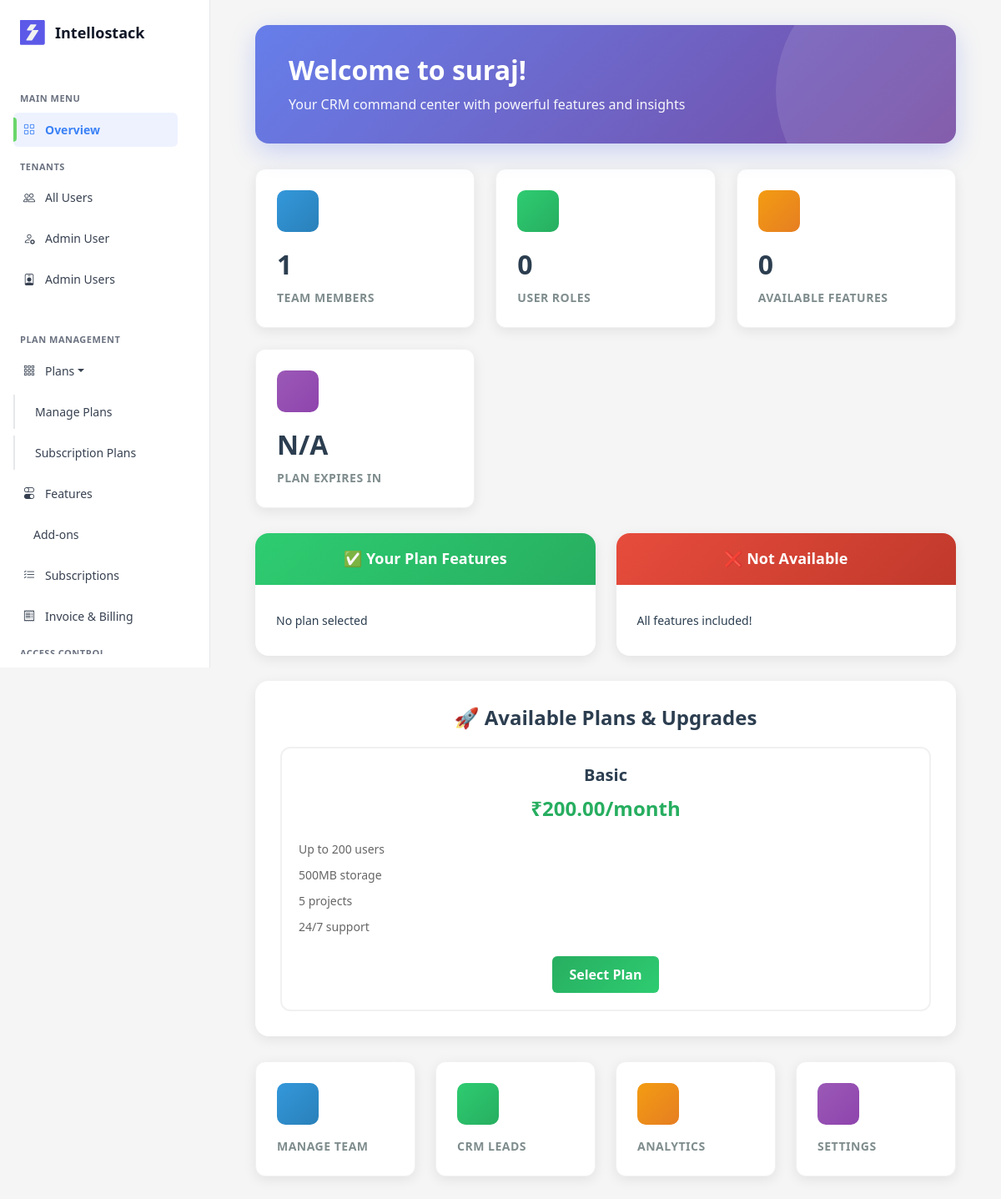
Page /dashboard/ (signed in) on the committed database.
### saas/models/tenant.py (models this page shows, shortened)
class Tenant(models.Model):
    name = models.CharField(max_length=255, help_text="Company Name")
    domain = models.CharField(max_length=255, unique=True, blank=True, help_text="Unique domain for tenant URL (auto-generated from company name)")
    logo = models.ImageField(upload_to='tenant_logos/', blank=True, null=True, help_text="Company Logo")
    contact_email = models.EmailField(blank=True, null=True, help_text="Contact Email Address")
    contact_phone = models.CharField(max_length=15, blank=True, null=True, help_text="Contact Phone Number")
    address = models.TextField(blank=True, null=True, help_text="Company Address")
    status = models.CharField(max_length=10, choices=[('active', 'Active'), ('inactive', 'Inactive')], default='inactive')
    subscription_plan = models.ForeignKey('Plan', on_delete=models.SET_NULL, null=True, blank=True, related_name='tenants')
    allow_email_notifications = models.BooleanField(default=True, help_text="Allow email notifications")
    allow_sms_notifications = models.BooleanField(default=False, help_text="Allow SMS notifications")
    razorpay_payment_id = models.CharField(max_length=100, blank=True, null=True)
    razorpay_order_id = models.CharField(max_length=100, blank=True, null=True)
    subscription_start_date = models.DateTimeField(null=True, blank=True)
    subscription_end_date = models.DateTimeField(null=True, blank=True)
    created_at = models.DateTimeField(auto_now_add=True)
    updated_at = models.DateTimeField(auto_now=True)
    slug = models.SlugField(unique=True, blank=True, null=True)
    class Meta:
        db_table = 'tenants'
        ordering = ['name']

### saas/models/plan.py (models this page shows, shortened)
class Plan(models.Model):
    name = models.CharField(max_length=100, unique=True)
    description = models.TextField(blank=True)
    price_monthly = models.DecimalField(max_digits=10, decimal_places=2)
    price_yearly = models.DecimalField(max_digits=10, decimal_places=2)
    max_users = models.IntegerField()
    max_storage_mb = models.IntegerField()
    max_projects = models.IntegerField()
    status = models.BooleanField(default=True)
    created_at = models.DateTimeField(auto_now_add=True)
    updated_at = models.DateTimeField(auto_now=True)
    class Meta:
        db_table = 'plans'
        ordering = ['price_monthly']

### saas/views/__init__.py (the view)
# urls.py: path('dashboard/', deshboard_view, name='dashboard'),
@login_required(login_url='auth:login')
@never_cache
@ensure_csrf_cookie
def deshboard_view(request):
    if not request.user.is_authenticated:
        return redirect('auth:login')
    if request.user.is_superuser or request.user.is_staff:
        return admin_dashboard_view(request)
    else:
        return tenant_dashboard_view(request)

### saas/auth_backend.py (called while the page is built)
    def get_user(self, user_id):
        try:
            return User.objects.get(pk=user_id)
        except User.DoesNotExist:
            return None

### saas/context_processors.py (called while the page is built)
def users_and_roles(request):
    users = CustomUser.objects.select_related('role').all()
    roles = Role.objects.prefetch_related('users').all()
    payments = PaymentTransaction.objects.select_related('tenant').all()[:5]
    return {
        'users': users,
        'roles': roles,
        'payments': payments,
    }

### saas/templates/tenant_dashboard.html (shortened to what this page needs)
{% extends 'base.html' %}
{% block content %}
<div class="container-fluid px-4">
  <div class="tenant-welcome-banner">
    <h1>Welcome to {{ tenant.name }}!</h1>
    <p>Your CRM command center with powerful features and insights</p>
  </div>
  <div class="dashboard-widgets">
    <div class="widget-card">
      <div class="widget-icon primary">
      </div>
      <div class="widget-value">{{ total_users }}</div>
      <div class="widget-label">Team Members</div>
    </div>
    <div class="widget-card">
      <div class="widget-icon success">
      </div>
      <div class="widget-value">{{ total_roles }}</div>
      <div class="widget-label">User Roles</div>
    </div>
    <div class="widget-card">
      <div class="widget-icon warning">
      </div>
      <div class="widget-value">{{ plan_features|length }}</div>
      <div class="widget-label">Available Features</div>
    </div>
    <div class="widget-card">
      <div class="widget-icon info">
      </div>
      <div class="widget-value">
        {% if current_subscription %}
          {{ current_subscription.end_date|timeuntil }}
        {% else %}
          N/A
        {% endif %}
      </div>
      <div class="widget-label">Plan Expires In</div>
    </div>
  </div>
  <div class="features-grid">
    <div class="features-section">
      <div class="features-header">
        <h4>✅ Your Plan Features</h4>
      </div>
      <div class="features-body">
        {% if plan_features %}
          {% for plan_feature in plan_features %}
          <div class="feature-item">
            <div class="feature-icon included">
              <i class="fas fa-check"></i>
            </div>
            <div class="feature-name">{{ plan_feature.feature.name }}</div>
          </div>
          {% endfor %}
        {% else %}
          <div class="feature-item">
            <div class="feature-name">No plan selected</div>
          </div>
        {% endif %}
      </div>
    </div>
    <div class="features-section">
      <div class="features-header" style="background: linear-gradient(135deg, #e74c3c, #c0392b);">
        <h4>❌ Not Available</h4>
      </div>
      <div class="features-body">
        {% for feature in excluded_features %}
          <div class="feature-item not-included">
            <div class="feature-icon not-included">
              <i class="fas fa-times"></i>
            </div>
            <div class="feature-name">{{ feature.name }}</div>
          </div>
        {% empty %}
          <div class="feature-item">
            <div class="feature-name">All features included!</div>
          </div>
        {% endfor %}
      </div>
    </div>
  </div>
  <div class="plans-upgrade-section">
    <h4>🚀 Available Plans & Upgrades</h4>
    <div class="plans-grid">
      {% for plan in available_plans %}
      <div class="plan-card {% if current_plan and plan.id == current_plan.id %}current{% endif %}">
        <h5>{{ plan.name }}</h5>
        <div class="price">₹{{ plan.price_monthly }}/month</div>
        <ul class="features">
          <li>Up to {{ plan.max_users }} users</li>
          <li>{{ plan.max_storage_mb }}MB storage</li>
          <li>{{ plan.max_projects }} projects</li>
          <li>24/7 support</li>
        </ul>
        {% if current_plan and plan.id == current_plan.id %}
          <a href="#" class="btn-upgrade btn-current">Current Plan</a>
        {% else %}
          <a href="{% url 'tenant_mgmt:create' %}?plan_id={{ plan.id }}" class="btn-upgrade">
            {% if current_plan %}
              Upgrade to {{ plan.name }}
            {% else %}
              Select Plan
            {% endif %}
          </a>
        {% endif %}
      </div>
      {% endfor %}
    </div>
  </div>
  <div class="row">
    <div class="col-md-3">
      <a href="#" class="widget-card d-block text-decoration-none">
        <div class="widget-icon primary">
        </div>
        <div class="widget-label">Manage Team</div>
      </a>
    </div>
    <div class="col-md-3">
      <a href="#" class="widget-card d-block text-decoration-none">
        <div class="widget-icon success">
        </div>
        <div class="widget-label">CRM Leads</div>
      </a>
    </div>
    <div class="col-md-3">
      <a href="#" class="widget-card d-block text-decoration-none">
        <div class="widget-icon warning">
        </div>
        <div class="widget-label">Analytics</div>
      </a>
    </div>
    <div class="col-md-3">
      <a href="#" class="widget-card d-block text-decoration-none">
        <div class="widget-icon info">
        </div>
        <div class="widget-label">Settings</div>
      </a>
    </div>
  </div>
</div>
{% endblock %}

### saas/templates/base.html (style rules this page uses)
:root { --Base-Color-White: #FFF; --Grey-Grey-200: #E5E7EB; --Grey-Grey-500: #6B7280; --Grey-Grey-700: #374151; --Grey-Grey-900: #111827; }
* { margin: 0; padding: 0; box-sizing: border-box; }
body { font-family: 'Segoe UI', Tahoma, Geneva, Verdana, sans-serif; background-color: #f5f5f5; overflow-x: hidden; }

### saas/templates/tenant_dashboard.html (style rules this page uses)
.tenant-welcome-banner { background: linear-gradient(135deg, #667eea 0%, #764ba2 100%); border-radius: 16px; padding: 35px 40px; color: white; margin-bottom: 30px; box-shadow: 0 10px 30px rgba(102, 126, 234, 0.3); position: relative; overflow: hidden; }
.tenant-welcome-banner::before { content: ''; position: absolute; top: -50%; right: -10%; width: 300px; height: 300px; background: rgba(255, 255, 255, 0.1); border-radius: 50%; }
.tenant-welcome-banner h1 { font-size: 32px; font-weight: 700; margin: 0 0 10px 0; position: relative; z-index: 1; }
.tenant-welcome-banner p { font-size: 16px; margin: 0; opacity: 0.95; position: relative; z-index: 1; }
.dashboard-widgets { display: grid; grid-template-columns: repeat(auto-fit, minmax(260px, 1fr)); gap: 25px; margin-bottom: 30px; }
.widget-card { background: white; border-radius: 12px; padding: 25px; box-shadow: 0 4px 15px rgba(0, 0, 0, 0.08); border: 1px solid #f1f1f1; transition: all 0.3s ease; }
.widget-icon { width: 50px; height: 50px; border-radius: 10px; display: flex; align-items: center; justify-content: center; margin-bottom: 15px; font-size: 24px; }
.widget-icon.primary { background: linear-gradient(135deg, #3498db, #2980b9); color: white; }
.widget-icon.success { background: linear-gradient(135deg, #2ecc71, #27ae60); color: white; }
.widget-icon.warning { background: linear-gradient(135deg, #f39c12, #e67e22); color: white; }
.widget-icon.info { background: linear-gradient(135deg, #9b59b6, #8e44ad); color: white; }
.widget-value { font-size: 32px; font-weight: 700; color: #2c3e50; margin-bottom: 5px; }
.widget-label { font-size: 14px; color: #7f8c8d; text-transform: uppercase; letter-spacing: 0.5px; font-weight: 600; }
.features-grid { display: grid; grid-template-columns: repeat(auto-fit, minmax(300px, 1fr)); gap: 25px; margin-bottom: 30px; }
.features-section { background: white; border-radius: 16px; overflow: hidden; box-shadow: 0 4px 15px rgba(0, 0, 0, 0.08); }
.features-header { background: linear-gradient(135deg, #2ecc71, #27ae60); color: white; padding: 20px 25px; text-align: center; }
.features-header h4 { margin: 0; font-size: 18px; font-weight: 600; }
.features-body { padding: 20px 0; }
.feature-item { padding: 12px 25px; display: flex; align-items: center; border-bottom: 1px solid #f1f1f1; }
.feature-item:last-child { border-bottom: none; }
.feature-name { font-size: 14px; color: #2c3e50; }
.plans-upgrade-section { background: white; border-radius: 16px; padding: 30px; margin-bottom: 30px; box-shadow: 0 4px 15px rgba(0, 0, 0, 0.08); }
.plans-upgrade-section h4 { margin: 0 0 20px 0; color: #2c3e50; font-weight: 600; text-align: center; }
.plans-grid { display: grid; grid-template-columns: repeat(auto-fit, minmax(280px, 1fr)); gap: 20px; }
.plan-card { border: 2px solid #f1f1f1; border-radius: 12px; padding: 20px; text-align: center; transition: all 0.3s ease; position: relative; }
.plan-card h5 { margin: 0 0 10px 0; font-weight: 600; color: #2c3e50; }
.plan-card .price { font-size: 24px; font-weight: 700; color: #27ae60; margin-bottom: 15px; }
.plan-card .features { list-style: none; padding: 0; margin: 0 0 20px 0; text-align: left; }
.plan-card .features li { padding: 5px 0; font-size: 14px; color: #666; }
.btn-upgrade { background: linear-gradient(135deg, #27ae60, #2ecc71); border: none; color: white; padding: 10px 20px; border-radius: 6px; font-weight: 600; text-decoration: none; display: inline-block; transition: all 0.3s ease; }

### rows in the picture
Tenant: name "suraj"
Plan: name "Basic", price_monthly "200.00", max_users "200", max_storage_mb "500", max_projects "5"

### other values in the picture
{{ total_users }} "1"
{{ total_roles }} "0"
{{ plan_features|length }} "0"
